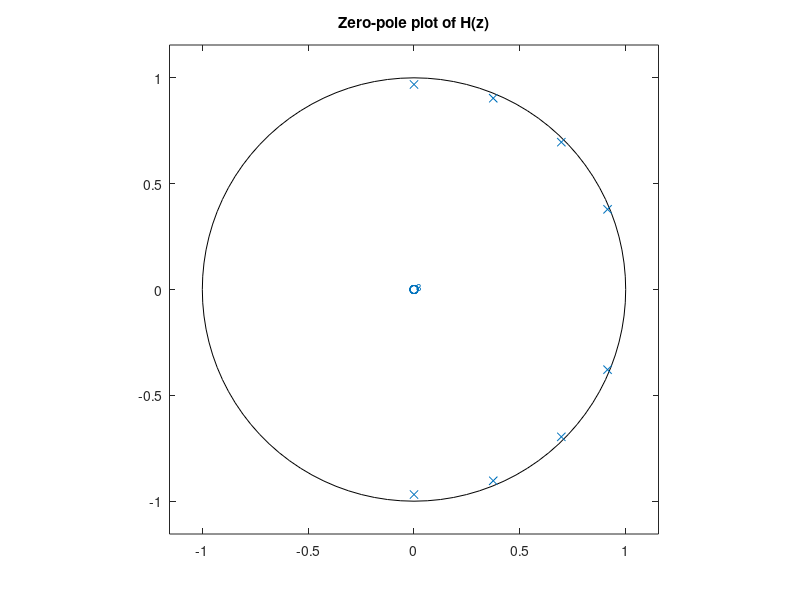
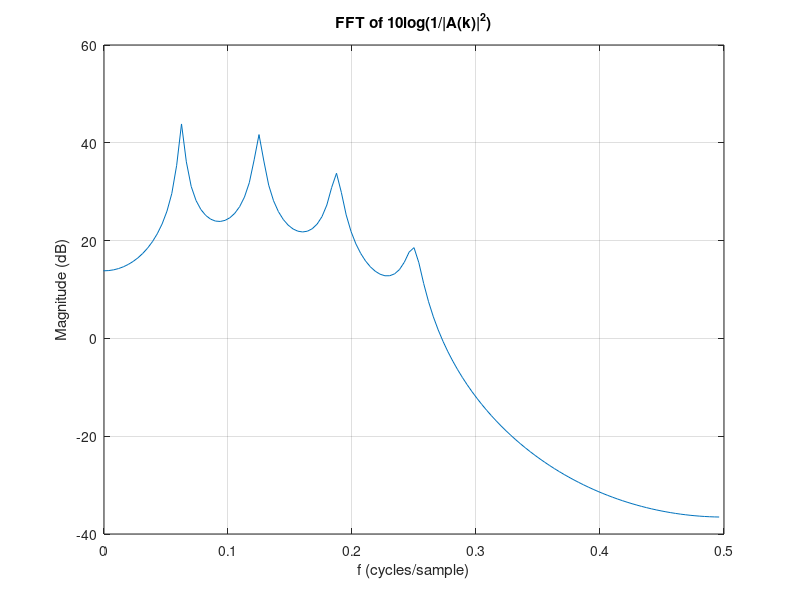
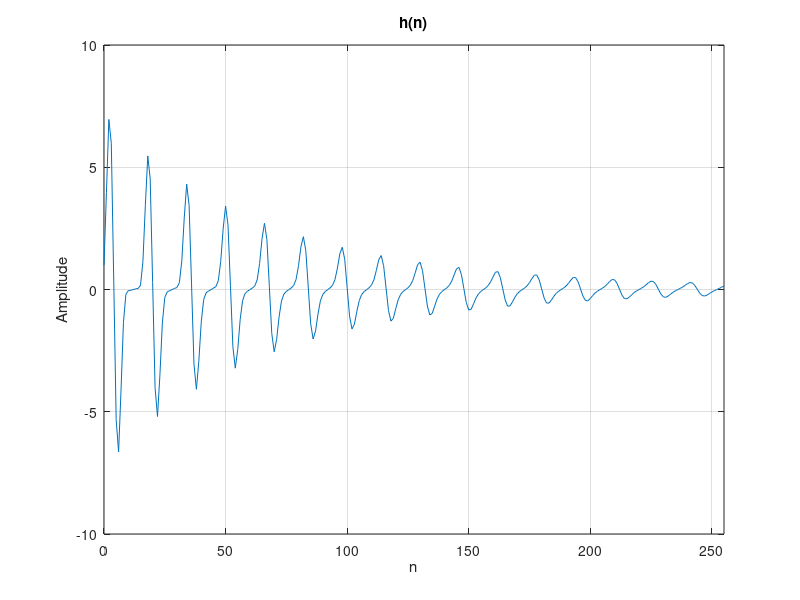
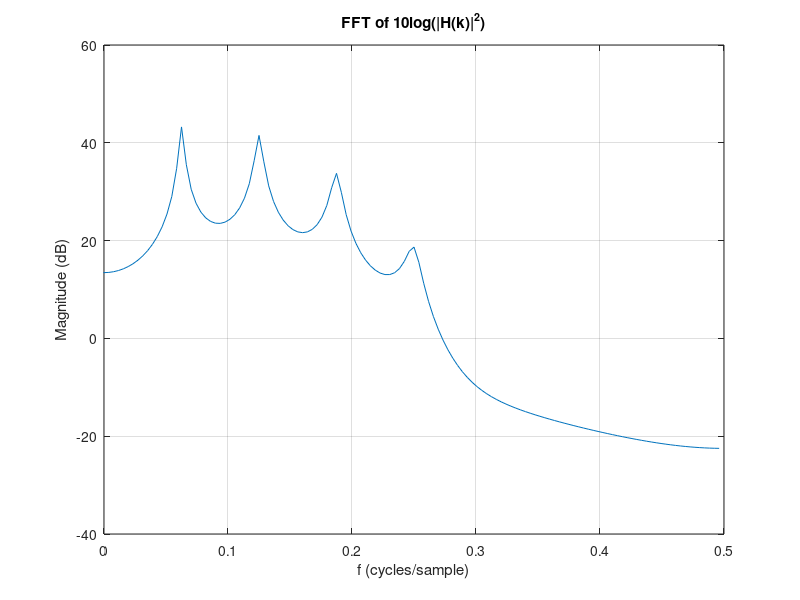

Recreate these plots in MATLAB, in order.
% 1.A 1.B
theta_i = [1 2 3 4] * pi/8;
r_i = [0.9896 0.9843 0.9780 0.9686];
z_i = r_i .* exp(1i .* theta_i);
a_n = poly([z_i conj(z_i)]);
% % A_z_recip = 1;
% % syms z_recip
% % for i = 1:4
% %     A_z_recip = A_z_recip * (1-z_i(i)*z_recip) * (1 - conj(z_i(i))*z_recip);
% % end

% a_n = double(coeffs(A_z_recip));
figure;
zplane(1, a_n);
title('Zero-pole plot of H(z)');
grid;

% 1.C
NFFT = 256;
a_n_256 = [a_n zeros(1, NFFT-9)];
f = -0.5 : 1/NFFT : 0.5-1/NFFT;
A_k = fftshift(fft(a_n_256,NFFT));
figure;
plot(f, 10*log10(1./(abs(A_k).^2)));
grid;
xlim([0 0.5]);
set(gca,'xtick', [0 0.1 0.2 0.3 0.4 0.5]);
xlabel('f (cycles/sample)');
ylabel('Magnitude (dB)');
title('FFT of 10log(1/|A(k)|^2)');

% 1.D
n = 0:255;
h_n = filter(1, a_n, [1 zeros(1, 255)]);
figure;
plot(n, h_n); grid;
title('h(n)');
xlabel('n'); 
ylabel('Amplitude');
xlim([0 255]);

H_k = fftshift(fft(h_n, NFFT));
figure();
plot(f, 10*log10(abs(H_k).^2));
grid;
xlim([0 0.5]);
set(gca,'xtick', [0 0.1 0.2 0.3 0.4 0.5]);
xlabel('f (cycles/sample)');
ylabel('Magnitude (dB)');
title('FFT of 10log(|H(k)|^2)');

% 2.A
w_n = randn(1, 1280);
x_n = filter(h_n, 1, w_n);
x_n_256 = x_n(1024:1279);

% 2.B
beta = 7.85;
window = kaiser(NFFT, beta);
fs = 1;
M = 256;
U = sum(window.^2) / M;
X_k = fftshift(fft(x_n_256.*window', NFFT));
figure();
plot(f, 10*log10(abs(X_k).^2/(fs*M*U)));
grid;
xlim([0 0.5]);
set(gca,'xtick', [0 0.1 0.2 0.3 0.4 0.5]);
xlabel('f (cycles/sample)');
ylabel('Magnitude (dB)');
title('FFT of 10log(|X(k)|^2)');

% 2.C
M = 32;
window = kaiser(M, beta);
U = sum(window.^2) / M;

x_n_seg = zeros(15, 256);
index = 1;
for i = 1:15
    x_n_seg(i,:) = [x_n_256(index:index+31).*window' zeros(1, NFFT-32)];
    index = index + 16;
end

X_k_seg = zeros(15, 256);
index = 1;
for i = 1:15
    X_k_seg(i,:) = fftshift(fft(x_n_seg(i,:), NFFT));
end
X_k_avg = sum(abs(X_k_seg).^2)./15;
figure();
plot(f, 10*log10(X_k_avg/(fs*M*U)));
grid;
xlim([0 0.5]);
set(gca,'xtick', [0 0.1 0.2 0.3 0.4 0.5]);
xlabel('f (cycles/sample)');
ylabel('Magnitude (dB)');
title('FFT of 10log(|X(k)|^2 (averaged))');

% 3.A 
window = kaiser(256, beta);
for p = [2, 8, 14]
    [a_hat, g] = lpc(x_n_256.*window', p);
    a_hat_256 = [a_hat zeros(1, NFFT-p-1)];
    A_hat_k = fftshift(fft(a_hat_256, NFFT));
    figure;
    plot(f, 10*log10(1./(abs(A_hat_k).^2)));
    grid;
    xlim([0 0.5]);
    set(gca,'xtick', [0 0.1 0.2 0.3 0.4 0.5]);
    xlabel('f (cycles/sample)');
    ylabel('Magnitude (dB)');
    title(['FFT of 10log(1/|A_{hat}(k)|^2), p=', num2str(p)]);
    figure;
    zplane(a_hat, 1);
    title(['Zero-pole plot of inverse filter, p=', num2str(p)]);
    grid;  
end

% 3.B
Ep = zeros(1, 7);
for p = 2:2:14
    [a_hat, Ep(p/2)] = lpc(x_n_256.*window', p);
end
p = 2:2:14;
figure;
plot(p, Ep); grid;
title('Error variance Ep');
xlabel('p'); 
ylabel('Ep');


% Repeat II.B
NFFT = 256;
x_n_32 = x_n_256(1:32);
window = kaiser(32, beta);
U = sum(window.^2) / M;
X_k_32 = fftshift(fft(x_n_32.*window', NFFT));
figure();
plot(f, 10*log10(abs(X_k_32).^2/(fs*M*U)));
grid;
xlim([0 0.5]);
set(gca,'xtick', [0 0.1 0.2 0.3 0.4 0.5]);
xlabel('f (cycles/sample)');
ylabel('Magnitude (dB)');
title('FFT of 10log(|X(k)|^2) (32-point)');

% Repeat III.A
for p = [2, 8, 14]
    [a_hat, g] = lpc(x_n_32.*window', p);
    a_hat_256 = [a_hat zeros(1, NFFT-p-1)];
    A_hat_k = fftshift(fft(a_hat_256, NFFT));
    figure;
    plot(f, 10*log10(1./(abs(A_hat_k).^2)));
    grid;
    xlim([0 0.5]);
    set(gca,'xtick', [0 0.1 0.2 0.3 0.4 0.5]);
    xlabel('f (cycles/sample)');
    ylabel('Magnitude (dB)');
    title(['FFT of 10log(1/|A_{hat}(k)|^2), p=', num2str(p), ' (32-point)']);
    figure;
    zplane(a_hat, 1);
    title(['Zero-pole plot of inverse filter, p=', num2str(p), ' (32-point)']);
    grid;  
end

% Repeat III.B
Ep = zeros(1, 7);
for p = 2:2:14
    [a_hat, Ep(p/2)] = lpc(x_n_32.*window', p);
end
p = 2:2:14;
figure;
plot(p, Ep); grid;
title('Error variance Ep (32-point)');
xlabel('p'); 
ylabel('Ep');
    


